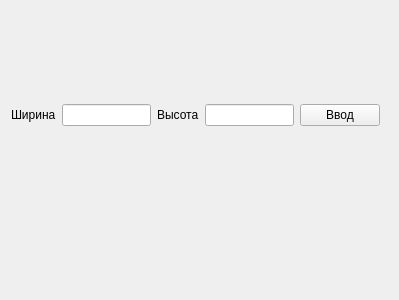
<?xml version="1.0" encoding="UTF-8"?>
<ui version="4.0">
 <class>MainWindow</class>
 <widget class="QMainWindow" name="MainWindow">
  <property name="geometry">
   <rect>
    <x>0</x>
    <y>0</y>
    <width>399</width>
    <height>300</height>
   </rect>
  </property>
  <property name="windowTitle">
   <string>MainWindow</string>
  </property>
  <widget class="QWidget" name="centralWidget">
   <widget class="QWidget" name="verticalLayoutWidget">
    <property name="geometry">
     <rect>
      <x>0</x>
      <y>0</y>
      <width>391</width>
      <height>231</height>
     </rect>
    </property>
    <layout class="QVBoxLayout" name="verticalLayout">
     <item>
      <layout class="QHBoxLayout" name="horizontalLayout">
       <item>
        <widget class="QLabel" name="label">
         <property name="text">
          <string>Ширина</string>
         </property>
        </widget>
       </item>
       <item>
        <widget class="QLineEdit" name="le_W"/>
       </item>
       <item>
        <widget class="QLabel" name="label_2">
         <property name="text">
          <string>Высота</string>
         </property>
        </widget>
       </item>
       <item>
        <widget class="QLineEdit" name="le_H"/>
       </item>
       <item>
        <widget class="QPushButton" name="pushButton">
         <property name="text">
          <string>Ввод</string>
         </property>
        </widget>
       </item>
      </layout>
     </item>
    </layout>
   </widget>
  </widget>
 </widget>
 <layoutdefault spacing="6" margin="11"/>
 <resources/>
 <connections/>
</ui>
